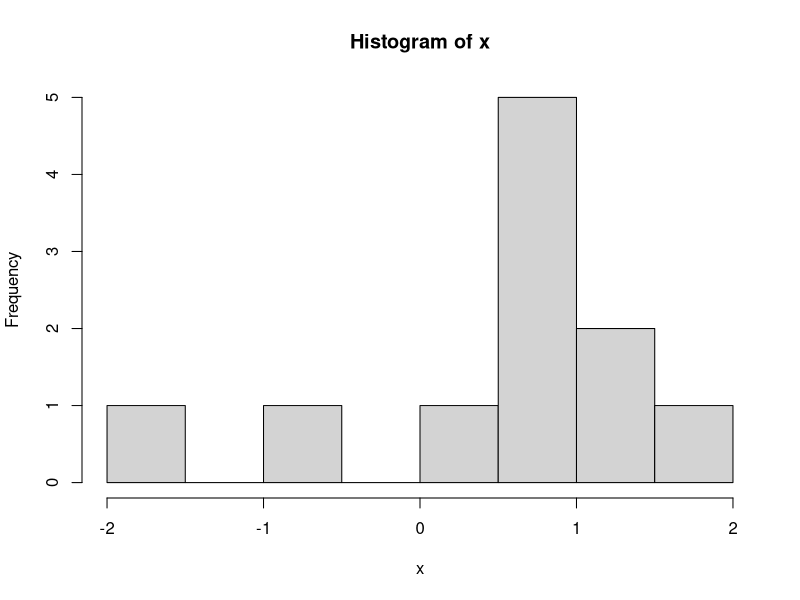
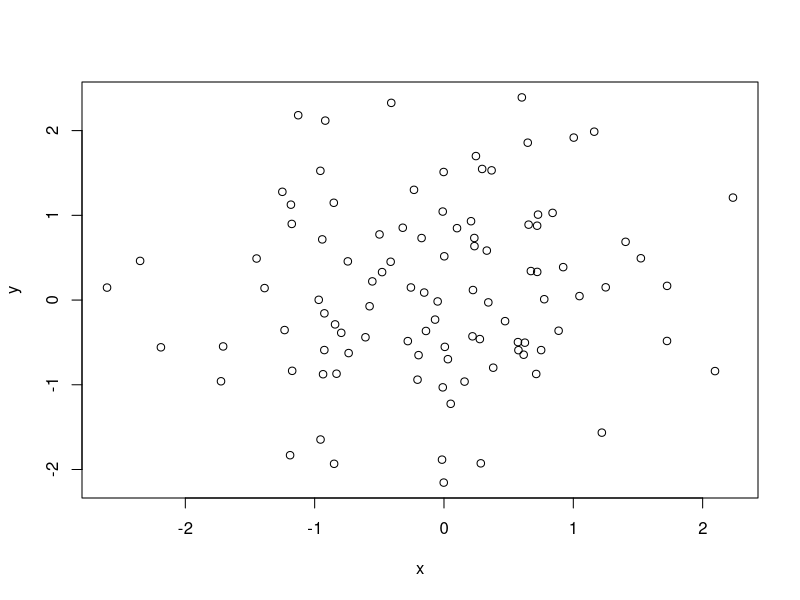
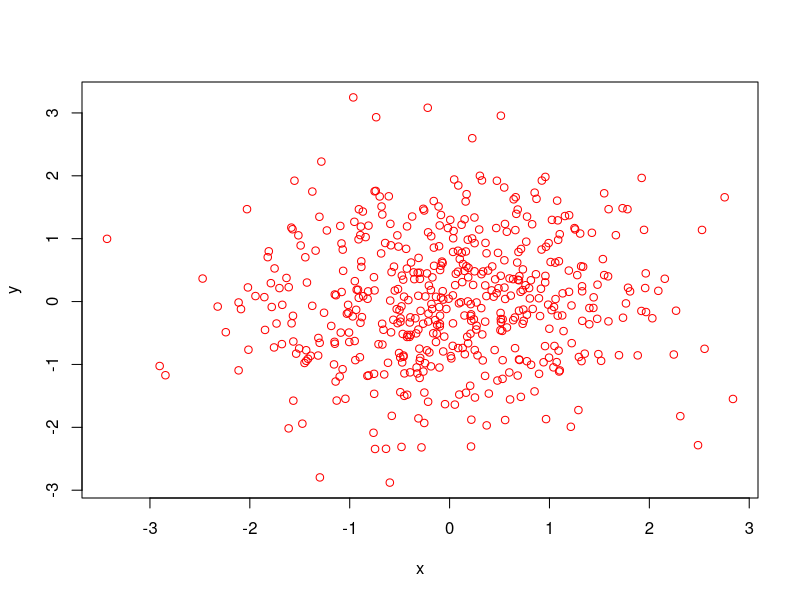
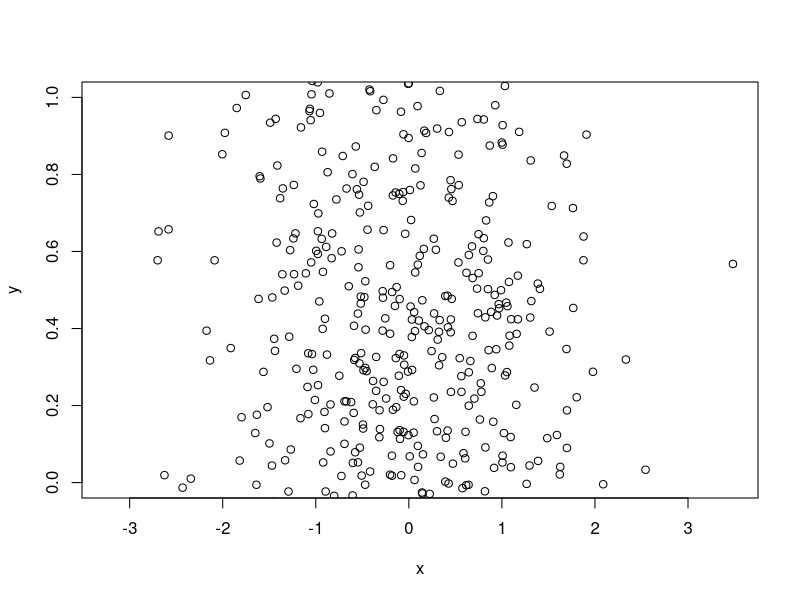

The R source for these figures, in order:
## ---- chunk 1
knitr::opts_chunk$set(include = FALSE)
## ---- chunk 2
impute_and_describe <- function(x) {
  if (any(is.na(x))) {
    message(paste(
      "Le nombre de données manquantes est",
      sum(is.na(x))
    ))
  }
  x[is.na(x)] <- mean(x, na.rm = TRUE)
  hist(x)
  summary(x)
}
impute_and_describe(c(rnorm(10), NA))
## ---- chunk 3
get_last <- function(x, time) {
  x[time == max(time)]
}
(m <- rnorm(5))
(ti <- runif(5))
get_last(m, ti)

get_last_or_first <- function(x, time, first) {
  if (first) {
    x[time == min(time)]
  } else {
    x[time == max(time)]
  }
}
get_last_or_first(m, ti, first = TRUE)

# notez que ces fonctions ont un problème potentiel :
# si plusieurs mesures correspondent à la dernière mesure
# elles ne retournent pas une valeur unique mais un vecteur
## ---- chunk 4
assoc_case_infert <- function(x) {
  if (is.numeric(infert[, x])) {
    t.test(
      infert[infert$case == 0, x],
      infert[infert$case == 1, x]
    )
  } else {
    chisq.test(table(
      infert$case,
      infert[, x]
    ))
  }
}
assoc_case_infert("age")
assoc_case_infert("education")
## ---- chunk 5
resample_and_test <- function(x) {
  resamp <- sample(
    seq_len(nrow(infert)),
    size = nrow(infert),
    replace = TRUE
  )
  infert <- infert[resamp, ]
  assoc_case_infert(x)
}
resample_and_test("age")
## ---- chunk 6
myplot1 <- function(x = runif(10), y) {
  if(missing(y)) {
    y <- x
    x <- seq_along(y)
  }
  plot(x, y)
}
## ---- chunk 7
myplot2 <- function(x = runif(10), y = seq_along(x)) {
  plot(x, y)
}
## ---- chunk 8
get_last_or_first <- function(x, time, first = FALSE) {
  if (first) {
    x[time == min(time)]
  } else {
    x[time == max(time)]
  }
}
## ---- chunk 9
random_scatter <- function(n, ...) {
  x <- rnorm(n)
  y <- rnorm(n)
  
  plot(x, y, ...)
}
random_scatter(100)
random_scatter(500, col = "red")
random_scatter(1000, ylim = c(0, 1))
## ---- chunk 10
most_signif_ttest <- function(...) {
  list_ttest <- list(...)
  
  extract_p <- function(x)
    x$p.value
  
  pvals <- unlist(lapply(list_ttest, extract_p))
  
  list_ttest[[which(pvals == min(pvals))]]
}
most_signif_ttest(
  t.test(rnorm(10), rnorm(10)),
  t.test(rnorm(10), rnorm(10)),
  t.test(rnorm(10), rnorm(10)),
  t.test(rnorm(10), rnorm(10))
)
## ---- chunk 11
some_stats <- function(x) {
  list(
    moyenne = mean(x),
    etendue = range(x),
    test0 = t.test(x)
  )
}
some_stats(rnorm(10))
## ---- chunk 12
impute_mean <- function(x) {
  res <- x
  res[is.na(x)] <- mean(x, na.rm = TRUE)
  
  attr(res, "imputed") <- is.na(x)
  res
}

(test <- impute_mean(c(1, 2, NA, 3)))
attr(test, "imputed")
## ---- chunk 13
impute_generalized <- function(x, f, ...) {
  res <- x
  res[is.na(x)] <- f(na.omit(x), ...)
  
  attr(res, "imputed") <- is.na(x)
  res
}
x <- c(1, 2, NA, 3)
impute_generalized(x, quantile, probs = .25)
